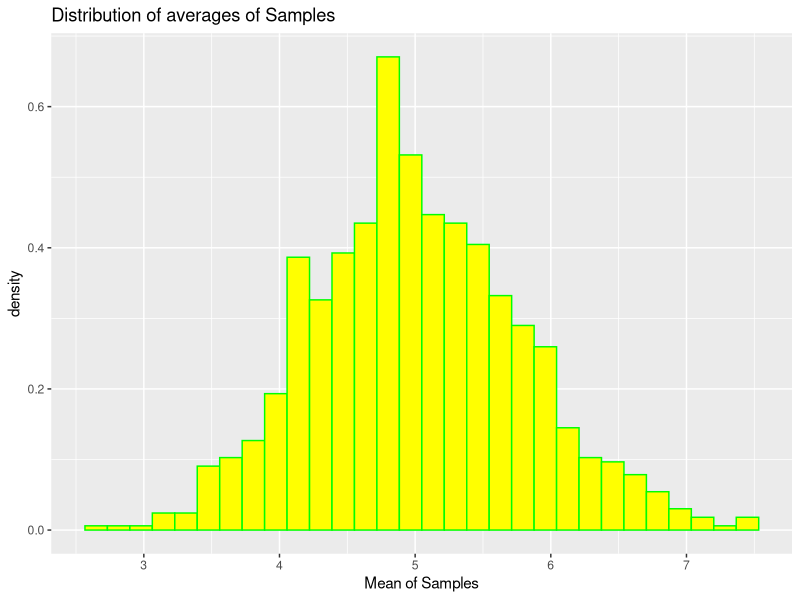

Generate this figure with R:
## ---- chunk 1
library(knitr)
library(data.table)
library(ggplot2)
## ---- chunk 2
n <- 40 # sample size
lambda <- 0.2 # lambda for rexp
ns <- 1000 # number of simulations
quantile <- 1.96 # 95th % quantile for Confidence Interval
set.seed(500) # set the seed value for reproducibility
## ---- chunk 3
Simulation <- matrix(rexp(n * ns, rate = lambda), ns)
## ---- chunk 4
Means <- rowMeans(Simulation)
## ---- chunk 5
sample_mean <- mean(Means) # Mean of sample means
sample_mean
## ---- chunk 6
t_mean <- 1 / lambda # Theoretical Mean
t_mean
## ---- chunk 7
sample_Var <- var(Means)
sample_Var
## ---- chunk 8
theoritical_Var  <- (1 / lambda)^2 / (n) 
theoritical_Var
## ---- chunk 9
plotdata <- data.frame(Means)
g <- ggplot(plotdata, aes(x =Means))
g <- g + geom_histogram(aes(y=..density..), colour="green",
                        fill = "yellow")
g <- g + labs(title = "Distribution of averages of Samples", x = "Mean of Samples", y = "density")

g

## ---- chunk 10
SD <- sd(Means)
SD
## ---- chunk 11
t_SD <- 1/(lambda * sqrt(n))
t_SD
## ---- chunk 12
SCI <- round (mean(Means) + c(-1,1)*1.96*sd(Means)/sqrt(n),3)
SCI
## ---- chunk 13
TCI <- t_mean + c(-1,1) * 1.96 * sqrt(theoritical_Var)/sqrt(n)
TCI
